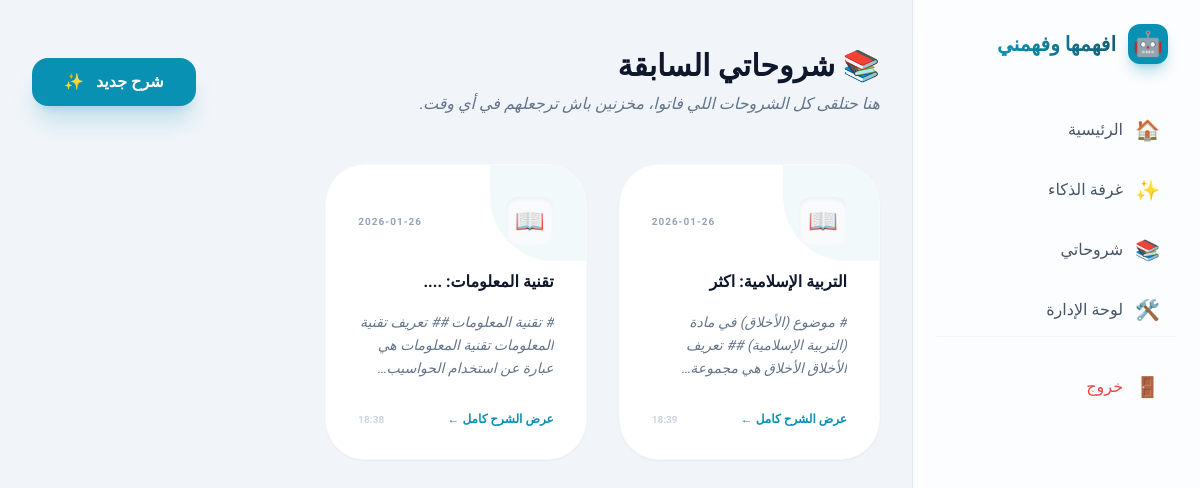
The app's page /my-explanations (signed in) with its own data.
### app.py (models this page shows)
class Explanation(db.Model):
    id = db.Column(db.Integer, primary_key=True)
    title = db.Column(db.String(255))
    content = db.Column(db.Text)
    subject = db.Column(db.String(100))
    created_at = db.Column(db.DateTime, default=datetime.utcnow)
    user_id = db.Column(db.Integer, db.ForeignKey('user.id'))

### app.py (the view)
@app.route('/my-explanations')
@login_required
def my_explanations():
    explanations = (
        Explanation.query
        .filter_by(user_id=current_user.id)
        .order_by(Explanation.created_at.desc())
        .all()
    )
    return render_template('my_explanations.html', explanations=explanations)

### app.py (called while the page is built)
def _get_admin_phones():
    raw = os.getenv("ADMIN_PHONES", "")
    primary = os.getenv("ADMIN_PHONE", "").strip()
    admin1 = os.getenv("ADMIN1_PHONE", "0942120212").strip()
    admin2 = os.getenv("ADMIN2_PHONE", "0910000000").strip()
    phones = {p.strip() for p in raw.split(",") if p.strip()}
    if primary:
        phones.add(primary)
    if admin1:
        phones.add(admin1)
    if admin2:
        phones.add(admin2)
    return phones

def is_admin_user(user):
    return bool(user and user.is_authenticated and user.phone in _get_admin_phones())

@login_manager.user_loader
def load_user(user_id):
    return db.session.get(User, int(user_id))

@app.context_processor
def inject_admin_flag():
    return {"is_admin": is_admin_user(current_user)}

### templates/my_explanations.html (shortened to what this page needs)
{% extends "base_auth.html" %}
{% block content %}
<div class="max-w-6xl mx-auto py-4">
  <div class="flex flex-col md:flex-row justify-between items-start md:items-center gap-6 mb-12">
    <div>
      <h2 class="text-3xl font-black text-slate-900 mb-2">📚 شروحاتي السابقة</h2>
      <p class="text-slate-500 font-medium italic">هنا حتلقى كل الشروحات اللي فاتوا، مخزنين باش ترجعلهم في أي وقت.</p>
    </div>
    <a href="{{ url_for('ai_room') }}"
      class="inline-flex items-center gap-3 bg-primary text-white px-8 py-3 rounded-2xl font-bold hover:bg-primary-dark transition-all shadow-xl shadow-primary/20 active:scale-95 group">
      <span>شرح جديد</span>
      <span class="group-hover:scale-110 transition-transform">✨</span>
    </a>
  </div>
  {% if explanations %}
  <div class="grid grid-cols-1 md:grid-cols-2 lg:grid-cols-3 gap-8">
    {% for exp in explanations %}
    <div
      onclick="openModal(`{{ exp.title|e }}`, `{{ exp.content|e }}`, `{{ exp.created_at.strftime('%Y-%m-%d %H:%M') }}`)"
      class="group relative bg-white rounded-[2.5rem] p-8 shadow-sm hover:shadow-2xl hover:-translate-y-2 transition-all duration-300 border border-slate-50 cursor-pointer overflow-hidden">
      <div class="relative z-10">
        <div class="flex items-center justify-between mb-6">
          <div
            class="w-12 h-12 bg-slate-50 rounded-xl flex items-center justify-center text-2xl shadow-inner group-hover:bg-primary group-hover:text-white transition-colors">
            📖
          </div>
          <span class="text-[10px] font-black text-slate-400 uppercase tracking-widest">{{
            exp.created_at.strftime('%Y-%m-%d') }}</span>
        </div>
        <h3
          class="font-black text-slate-900 mb-4 line-clamp-2 leading-relaxed group-hover:text-primary transition-colors">
          {{ exp.title }}
        </h3>
        <div class="text-sm text-slate-500 line-clamp-3 mb-8 leading-relaxed italic">
          {{ exp.content }}
        </div>
        <div class="flex items-center justify-between mt-auto">
          <span class="text-xs font-bold text-primary group-hover:underline">عرض الشرح كامل ←</span>
          <div class="text-[10px] text-slate-300 font-bold uppercase">{{ exp.created_at.strftime('%H:%M') }}</div>
        </div>
      </div>
    </div>
    {% endfor %}
  </div>
  {% endif %}
</div>
{% endblock %}

### templates/base_auth.html (style rules this page uses)
body { font-family: 'Vazirmatn', 'Outfit', sans-serif; }

### records on screen
Explanation: created_at "2026-01-26", title "التربية الإسلامية: اكثر", content "# موضوع (الأخلاق) في مادة (التربية الإسلامية) ## تعريف الأخلاق الأخلاق هي…", created_at "18:39"
Explanation: created_at "2026-01-26", title "تقنية المعلومات: ....", content "# تقنية المعلومات ## تعريف تقنية المعلومات تقنية المعلومات هي عبارة عن استخدام…", created_at "18:38"
